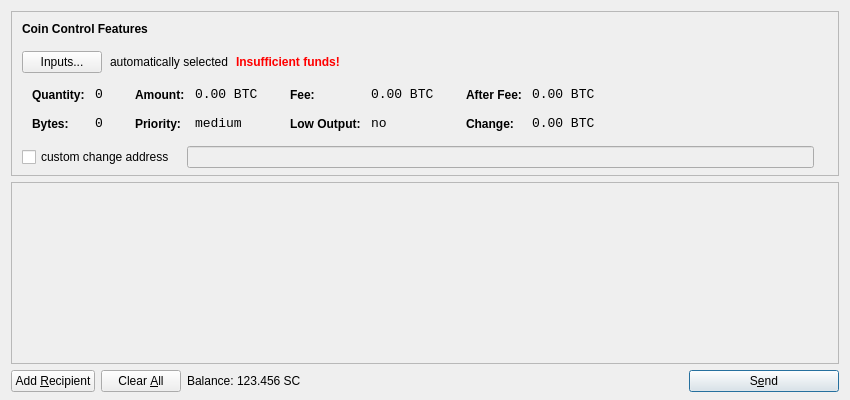
<?xml version="1.0" encoding="UTF-8"?>
<ui version="4.0">
 <class>SendCoinsDialog</class>
 <widget class="QDialog" name="SendCoinsDialog">
  <property name="geometry">
   <rect>
    <x>0</x>
    <y>0</y>
    <width>850</width>
    <height>400</height>
   </rect>
  </property>
  <property name="windowTitle">
   <string>Send Coins</string>
  </property>
  <layout class="QVBoxLayout" name="verticalLayout" stretch="0,1,0">
   <property name="bottomMargin">
    <number>8</number>
   </property>
   <item>
    <widget class="QFrame" name="frameCoinControl">
     <property name="sizePolicy">
      <sizepolicy hsizetype="Expanding" vsizetype="Expanding">
       <horstretch>0</horstretch>
       <verstretch>0</verstretch>
      </sizepolicy>
     </property>
     <property name="maximumSize">
      <size>
       <width>16777215</width>
       <height>16777215</height>
      </size>
     </property>
     <property name="frameShape">
      <enum>QFrame::StyledPanel</enum>
     </property>
     <property name="frameShadow">
      <enum>QFrame::Sunken</enum>
     </property>
     <layout class="QVBoxLayout" name="verticalLayoutCoinControl2">
      <property name="spacing">
       <number>-1</number>
      </property>
      <property name="leftMargin">
       <number>0</number>
      </property>
      <property name="topMargin">
       <number>0</number>
      </property>
      <property name="rightMargin">
       <number>0</number>
      </property>
      <property name="bottomMargin">
       <number>6</number>
      </property>
      <item>
       <layout class="QVBoxLayout" name="verticalLayoutCoinControl" stretch="0,0,0,0,1">
        <property name="spacing">
         <number>0</number>
        </property>
        <property name="leftMargin">
         <number>10</number>
        </property>
        <property name="topMargin">
         <number>10</number>
        </property>
        <item>
         <layout class="QHBoxLayout" name="horizontalLayoutCoinControl1">
          <property name="bottomMargin">
           <number>15</number>
          </property>
          <item>
           <widget class="QLabel" name="labelCoinControlFeatures">
            <property name="sizePolicy">
             <sizepolicy hsizetype="Preferred" vsizetype="Maximum">
              <horstretch>0</horstretch>
              <verstretch>0</verstretch>
             </sizepolicy>
            </property>
            <property name="font">
             <font>
              <weight>75</weight>
              <bold>true</bold>
             </font>
            </property>
            <property name="styleSheet">
             <string notr="true">font-weight:bold;</string>
            </property>
            <property name="text">
             <string>Coin Control Features</string>
            </property>
           </widget>
          </item>
         </layout>
        </item>
        <item>
         <layout class="QHBoxLayout" name="horizontalLayoutCoinControl2" stretch="0,0,0,0">
          <property name="spacing">
           <number>8</number>
          </property>
          <property name="bottomMargin">
           <number>10</number>
          </property>
          <item>
           <widget class="QPushButton" name="pushButtonCoinControl">
            <property name="styleSheet">
             <string notr="true"/>
            </property>
            <property name="text">
             <string>Inputs...</string>
            </property>
           </widget>
          </item>
          <item>
           <widget class="QLabel" name="labelCoinControlAutomaticallySelected">
            <property name="text">
             <string>automatically selected</string>
            </property>
            <property name="margin">
             <number>5</number>
            </property>
           </widget>
          </item>
          <item>
           <widget class="QLabel" name="labelCoinControlInsuffFunds">
            <property name="font">
             <font>
              <weight>75</weight>
              <bold>true</bold>
             </font>
            </property>
            <property name="styleSheet">
             <string notr="true">color:red;font-weight:bold;</string>
            </property>
            <property name="text">
             <string>Insufficient funds!</string>
            </property>
            <property name="margin">
             <number>5</number>
            </property>
           </widget>
          </item>
          <item>
           <spacer name="horizontalSpacerCoinControl">
            <property name="orientation">
             <enum>Qt::Horizontal</enum>
            </property>
            <property name="sizeHint" stdset="0">
             <size>
              <width>40</width>
              <height>1</height>
             </size>
            </property>
           </spacer>
          </item>
         </layout>
        </item>
        <item>
         <widget class="QWidget" name="widgetCoinControl" native="true">
          <property name="sizePolicy">
           <sizepolicy hsizetype="Preferred" vsizetype="Preferred">
            <horstretch>0</horstretch>
            <verstretch>0</verstretch>
           </sizepolicy>
          </property>
          <property name="minimumSize">
           <size>
            <width>0</width>
            <height>0</height>
           </size>
          </property>
          <property name="styleSheet">
           <string notr="true"/>
          </property>
          <layout class="QHBoxLayout" name="horizontalLayoutCoinControl5">
           <property name="margin">
            <number>0</number>
           </property>
           <item>
            <layout class="QHBoxLayout" name="horizontalLayoutCoinControl3" stretch="0,0,0,1">
             <property name="spacing">
              <number>20</number>
             </property>
             <property name="topMargin">
              <number>0</number>
             </property>
             <property name="bottomMargin">
              <number>10</number>
             </property>
             <item>
              <layout class="QFormLayout" name="formLayoutCoinControl1">
               <property name="horizontalSpacing">
                <number>10</number>
               </property>
               <property name="verticalSpacing">
                <number>14</number>
               </property>
               <property name="leftMargin">
                <number>10</number>
               </property>
               <property name="topMargin">
                <number>4</number>
               </property>
               <property name="rightMargin">
                <number>6</number>
               </property>
               <item row="0" column="0">
                <widget class="QLabel" name="labelCoinControlQuantityText">
                 <property name="styleSheet">
                  <string notr="true">font-weight:bold;</string>
                 </property>
                 <property name="text">
                  <string>Quantity:</string>
                 </property>
                 <property name="margin">
                  <number>0</number>
                 </property>
                </widget>
               </item>
               <item row="0" column="1">
                <widget class="QLabel" name="labelCoinControlQuantity">
                 <property name="font">
                  <font>
                   <family>Monospace</family>
                   <pointsize>10</pointsize>
                  </font>
                 </property>
                 <property name="cursor">
                  <cursorShape>IBeamCursor</cursorShape>
                 </property>
                 <property name="contextMenuPolicy">
                  <enum>Qt::ActionsContextMenu</enum>
                 </property>
                 <property name="text">
                  <string notr="true">0</string>
                 </property>
                 <property name="margin">
                  <number>0</number>
                 </property>
                 <property name="textInteractionFlags">
                  <set>Qt::LinksAccessibleByMouse|Qt::TextSelectableByKeyboard|Qt::TextSelectableByMouse</set>
                 </property>
                </widget>
               </item>
               <item row="1" column="0">
                <widget class="QLabel" name="labelCoinControlBytesText">
                 <property name="styleSheet">
                  <string notr="true">font-weight:bold;</string>
                 </property>
                 <property name="text">
                  <string>Bytes:</string>
                 </property>
                </widget>
               </item>
               <item row="1" column="1">
                <widget class="QLabel" name="labelCoinControlBytes">
                 <property name="font">
                  <font>
                   <family>Monospace</family>
                   <pointsize>10</pointsize>
                  </font>
                 </property>
                 <property name="cursor">
                  <cursorShape>IBeamCursor</cursorShape>
                 </property>
                 <property name="contextMenuPolicy">
                  <enum>Qt::ActionsContextMenu</enum>
                 </property>
                 <property name="text">
                  <string notr="true">0</string>
                 </property>
                 <property name="textInteractionFlags">
                  <set>Qt::LinksAccessibleByMouse|Qt::TextSelectableByKeyboard|Qt::TextSelectableByMouse</set>
                 </property>
                </widget>
               </item>
              </layout>
             </item>
             <item>
              <layout class="QFormLayout" name="formLayoutCoinControl2">
               <property name="horizontalSpacing">
                <number>10</number>
               </property>
               <property name="verticalSpacing">
                <number>14</number>
               </property>
               <property name="leftMargin">
                <number>6</number>
               </property>
               <property name="topMargin">
                <number>4</number>
               </property>
               <property name="rightMargin">
                <number>6</number>
               </property>
               <item row="0" column="0">
                <widget class="QLabel" name="labelCoinControlAmountText">
                 <property name="styleSheet">
                  <string notr="true">font-weight:bold;</string>
                 </property>
                 <property name="text">
                  <string>Amount:</string>
                 </property>
                 <property name="margin">
                  <number>0</number>
                 </property>
                </widget>
               </item>
               <item row="0" column="1">
                <widget class="QLabel" name="labelCoinControlAmount">
                 <property name="font">
                  <font>
                   <family>Monospace</family>
                   <pointsize>10</pointsize>
                  </font>
                 </property>
                 <property name="cursor">
                  <cursorShape>IBeamCursor</cursorShape>
                 </property>
                 <property name="contextMenuPolicy">
                  <enum>Qt::ActionsContextMenu</enum>
                 </property>
                 <property name="text">
                  <string notr="true">0.00 BTC</string>
                 </property>
                 <property name="textInteractionFlags">
                  <set>Qt::LinksAccessibleByMouse|Qt::TextSelectableByKeyboard|Qt::TextSelectableByMouse</set>
                 </property>
                </widget>
               </item>
               <item row="1" column="0">
                <widget class="QLabel" name="labelCoinControlPriorityText">
                 <property name="styleSheet">
                  <string notr="true">font-weight:bold;</string>
                 </property>
                 <property name="text">
                  <string>Priority:</string>
                 </property>
                </widget>
               </item>
               <item row="1" column="1">
                <widget class="QLabel" name="labelCoinControlPriority">
                 <property name="font">
                  <font>
                   <family>Monospace</family>
                   <pointsize>10</pointsize>
                  </font>
                 </property>
                 <property name="cursor">
                  <cursorShape>IBeamCursor</cursorShape>
                 </property>
                 <property name="contextMenuPolicy">
                  <enum>Qt::ActionsContextMenu</enum>
                 </property>
                 <property name="text">
                  <string>medium</string>
                 </property>
                 <property name="textInteractionFlags">
                  <set>Qt::LinksAccessibleByMouse|Qt::TextSelectableByKeyboard|Qt::TextSelectableByMouse</set>
                 </property>
                </widget>
               </item>
              </layout>
             </item>
             <item>
              <layout class="QFormLayout" name="formLayoutCoinControl3">
               <property name="horizontalSpacing">
                <number>10</number>
               </property>
               <property name="verticalSpacing">
                <number>14</number>
               </property>
               <property name="leftMargin">
                <number>6</number>
               </property>
               <property name="topMargin">
                <number>4</number>
               </property>
               <property name="rightMargin">
                <number>6</number>
               </property>
               <item row="0" column="0">
                <widget class="QLabel" name="labelCoinControlFeeText">
                 <property name="styleSheet">
                  <string notr="true">font-weight:bold;</string>
                 </property>
                 <property name="text">
                  <string>Fee:</string>
                 </property>
                 <property name="margin">
                  <number>0</number>
                 </property>
                </widget>
               </item>
               <item row="0" column="1">
                <widget class="QLabel" name="labelCoinControlFee">
                 <property name="font">
                  <font>
                   <family>Monospace</family>
                   <pointsize>10</pointsize>
                  </font>
                 </property>
                 <property name="cursor">
                  <cursorShape>IBeamCursor</cursorShape>
                 </property>
                 <property name="contextMenuPolicy">
                  <enum>Qt::ActionsContextMenu</enum>
                 </property>
                 <property name="text">
                  <string notr="true">0.00 BTC</string>
                 </property>
                 <property name="textInteractionFlags">
                  <set>Qt::LinksAccessibleByMouse|Qt::TextSelectableByKeyboard|Qt::TextSelectableByMouse</set>
                 </property>
                </widget>
               </item>
               <item row="1" column="0">
                <widget class="QLabel" name="labelCoinControlLowOutputText">
                 <property name="styleSheet">
                  <string notr="true">font-weight:bold;</string>
                 </property>
                 <property name="text">
                  <string>Low Output:</string>
                 </property>
                </widget>
               </item>
               <item row="1" column="1">
                <widget class="QLabel" name="labelCoinControlLowOutput">
                 <property name="font">
                  <font>
                   <family>Monospace</family>
                   <pointsize>10</pointsize>
                  </font>
                 </property>
                 <property name="cursor">
                  <cursorShape>IBeamCursor</cursorShape>
                 </property>
                 <property name="contextMenuPolicy">
                  <enum>Qt::ActionsContextMenu</enum>
                 </property>
                 <property name="text">
                  <string>no</string>
                 </property>
                 <property name="textInteractionFlags">
                  <set>Qt::LinksAccessibleByMouse|Qt::TextSelectableByKeyboard|Qt::TextSelectableByMouse</set>
                 </property>
                </widget>
               </item>
              </layout>
             </item>
             <item>
              <layout class="QFormLayout" name="formLayoutCoinControl4">
               <property name="horizontalSpacing">
                <number>10</number>
               </property>
               <property name="verticalSpacing">
                <number>14</number>
               </property>
               <property name="leftMargin">
                <number>6</number>
               </property>
               <property name="topMargin">
                <number>4</number>
               </property>
               <property name="rightMargin">
                <number>6</number>
               </property>
               <item row="0" column="0">
                <widget class="QLabel" name="labelCoinControlAfterFeeText">
                 <property name="styleSheet">
                  <string notr="true">font-weight:bold;</string>
                 </property>
                 <property name="text">
                  <string>After Fee:</string>
                 </property>
                 <property name="margin">
                  <number>0</number>
                 </property>
                </widget>
               </item>
               <item row="0" column="1">
                <widget class="QLabel" name="labelCoinControlAfterFee">
                 <property name="font">
                  <font>
                   <family>Monospace</family>
                   <pointsize>10</pointsize>
                  </font>
                 </property>
                 <property name="cursor">
                  <cursorShape>IBeamCursor</cursorShape>
                 </property>
                 <property name="contextMenuPolicy">
                  <enum>Qt::ActionsContextMenu</enum>
                 </property>
                 <property name="text">
                  <string notr="true">0.00 BTC</string>
                 </property>
                 <property name="textInteractionFlags">
                  <set>Qt::LinksAccessibleByMouse|Qt::TextSelectableByKeyboard|Qt::TextSelectableByMouse</set>
                 </property>
                </widget>
               </item>
               <item row="1" column="0">
                <widget class="QLabel" name="labelCoinControlChangeText">
                 <property name="styleSheet">
                  <string notr="true">font-weight:bold;</string>
                 </property>
                 <property name="text">
                  <string>Change:</string>
                 </property>
                </widget>
               </item>
               <item row="1" column="1">
                <widget class="QLabel" name="labelCoinControlChange">
                 <property name="font">
                  <font>
                   <family>Monospace</family>
                   <pointsize>10</pointsize>
                  </font>
                 </property>
                 <property name="cursor">
                  <cursorShape>IBeamCursor</cursorShape>
                 </property>
                 <property name="contextMenuPolicy">
                  <enum>Qt::ActionsContextMenu</enum>
                 </property>
                 <property name="text">
                  <string notr="true">0.00 BTC</string>
                 </property>
                 <property name="textInteractionFlags">
                  <set>Qt::LinksAccessibleByMouse|Qt::TextSelectableByKeyboard|Qt::TextSelectableByMouse</set>
                 </property>
                </widget>
               </item>
              </layout>
             </item>
            </layout>
           </item>
          </layout>
         </widget>
        </item>
        <item>
         <layout class="QHBoxLayout" name="horizontalLayoutCoinControl4" stretch="0,0,0">
          <property name="spacing">
           <number>12</number>
          </property>
          <property name="sizeConstraint">
           <enum>QLayout::SetDefaultConstraint</enum>
          </property>
          <property name="topMargin">
           <number>5</number>
          </property>
          <property name="rightMargin">
           <number>5</number>
          </property>
          <item>
           <widget class="QCheckBox" name="checkBoxCoinControlChange">
            <property name="text">
             <string>custom change address</string>
            </property>
           </widget>
          </item>
          <item>
           <widget class="QLineEdit" name="lineEditCoinControlChange">
            <property name="enabled">
             <bool>false</bool>
            </property>
            <property name="sizePolicy">
             <sizepolicy hsizetype="Expanding" vsizetype="Fixed">
              <horstretch>0</horstretch>
              <verstretch>0</verstretch>
             </sizepolicy>
            </property>
           </widget>
          </item>
          <item>
           <widget class="QLabel" name="labelCoinControlChangeLabel">
            <property name="sizePolicy">
             <sizepolicy hsizetype="Preferred" vsizetype="Expanding">
              <horstretch>0</horstretch>
              <verstretch>0</verstretch>
             </sizepolicy>
            </property>
            <property name="minimumSize">
             <size>
              <width>0</width>
              <height>0</height>
             </size>
            </property>
            <property name="text">
             <string/>
            </property>
            <property name="margin">
             <number>3</number>
            </property>
           </widget>
          </item>
         </layout>
        </item>
        <item>
         <spacer name="verticalSpacerCoinControl">
          <property name="orientation">
           <enum>Qt::Vertical</enum>
          </property>
          <property name="sizeHint" stdset="0">
           <size>
            <width>800</width>
            <height>1</height>
           </size>
          </property>
         </spacer>
        </item>
       </layout>
      </item>
     </layout>
    </widget>
   </item>
   <item>
    <widget class="QScrollArea" name="scrollArea">
     <property name="widgetResizable">
      <bool>true</bool>
     </property>
     <widget class="QWidget" name="scrollAreaWidgetContents">
      <property name="geometry">
       <rect>
        <x>0</x>
        <y>0</y>
        <width>830</width>
        <height>165</height>
       </rect>
      </property>
      <layout class="QVBoxLayout" name="verticalLayout_2">
       <property name="margin">
        <number>0</number>
       </property>
       <item>
        <layout class="QVBoxLayout" name="entries">
         <property name="spacing">
          <number>6</number>
         </property>
        </layout>
       </item>
       <item>
        <spacer name="verticalSpacer">
         <property name="orientation">
          <enum>Qt::Vertical</enum>
         </property>
         <property name="sizeHint" stdset="0">
          <size>
           <width>20</width>
           <height>40</height>
          </size>
         </property>
        </spacer>
       </item>
      </layout>
     </widget>
    </widget>
   </item>
   <item>
    <layout class="QHBoxLayout" name="horizontalLayout">
     <item>
      <widget class="QPushButton" name="addButton">
       <property name="toolTip">
        <string>Send to multiple recipients at once</string>
       </property>
       <property name="text">
        <string>Add &amp;Recipient</string>
       </property>
       <property name="icon">
        <iconset resource="../bitcoin.qrc">
         <normaloff>:/icons/add</normaloff>:/icons/add</iconset>
       </property>
       <property name="autoDefault">
        <bool>false</bool>
       </property>
      </widget>
     </item>
     <item>
      <widget class="QPushButton" name="clearButton">
       <property name="sizePolicy">
        <sizepolicy hsizetype="Minimum" vsizetype="Fixed">
         <horstretch>0</horstretch>
         <verstretch>0</verstretch>
        </sizepolicy>
       </property>
       <property name="toolTip">
        <string>Remove all transaction fields</string>
       </property>
       <property name="text">
        <string>Clear &amp;All</string>
       </property>
       <property name="icon">
        <iconset resource="../bitcoin.qrc">
         <normaloff>:/icons/remove</normaloff>:/icons/remove</iconset>
       </property>
       <property name="autoRepeatDelay">
        <number>300</number>
       </property>
       <property name="autoDefault">
        <bool>false</bool>
       </property>
      </widget>
     </item>
     <item>
      <layout class="QHBoxLayout" name="horizontalLayout_2">
       <property name="spacing">
        <number>3</number>
       </property>
       <item>
        <widget class="QLabel" name="label">
         <property name="text">
          <string>Balance:</string>
         </property>
        </widget>
       </item>
       <item>
        <widget class="QLabel" name="labelBalance">
         <property name="cursor">
          <cursorShape>IBeamCursor</cursorShape>
         </property>
         <property name="text">
          <string>123.456 SC</string>
         </property>
         <property name="textInteractionFlags">
          <set>Qt::LinksAccessibleByMouse|Qt::TextSelectableByKeyboard|Qt::TextSelectableByMouse</set>
         </property>
        </widget>
       </item>
      </layout>
     </item>
     <item>
      <spacer name="horizontalSpacer">
       <property name="orientation">
        <enum>Qt::Horizontal</enum>
       </property>
       <property name="sizeHint" stdset="0">
        <size>
         <width>40</width>
         <height>20</height>
        </size>
       </property>
      </spacer>
     </item>
     <item>
      <widget class="QPushButton" name="sendButton">
       <property name="minimumSize">
        <size>
         <width>150</width>
         <height>0</height>
        </size>
       </property>
       <property name="toolTip">
        <string>Confirm the send action</string>
       </property>
       <property name="text">
        <string>S&amp;end</string>
       </property>
       <property name="icon">
        <iconset resource="../bitcoin.qrc">
         <normaloff>:/icons/send</normaloff>:/icons/send</iconset>
       </property>
       <property name="default">
        <bool>true</bool>
       </property>
      </widget>
     </item>
    </layout>
   </item>
  </layout>
 </widget>
 <resources>
  <include location="../bitcoin.qrc"/>
 </resources>
 <connections/>
</ui>
